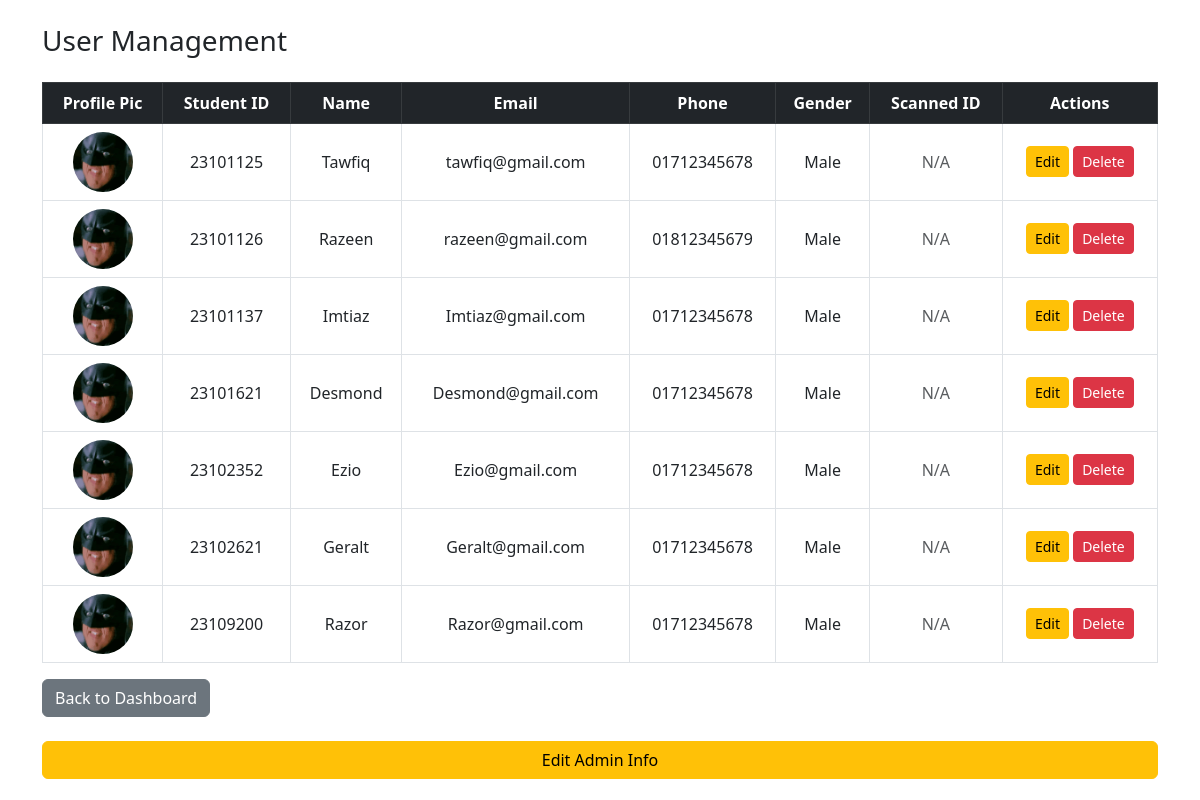
Screenshot of /backend/manage_users.php (signed in) with the database file from the repository.
### tables this page shows
CREATE TABLE User (
    Student_ID VARCHAR(20) PRIMARY KEY,
    Name VARCHAR(100) NOT NULL,
    Gsuite_Email VARCHAR(100) UNIQUE NOT NULL,
    Scanned_ID VARCHAR(255),
    Semester VARCHAR(20),
    Department VARCHAR(50),
    Thana VARCHAR(50),
    Phone_Number VARCHAR(15),  
    Password VARCHAR(100) NOT NULL,
    Address VARCHAR(255),      
    Gender VARCHAR(10),        
    Profile_Pic VARCHAR(255),  
    UserStatus VARCHAR(30) NULL DEFAULT 'Available'  
);

### backend/manage_users.php (the view, shortened to what this page needs)
<?php
include 'db_connection.php';
$users = $conn->query("SELECT * FROM User");
?>
<!DOCTYPE html>
<html>
<head>
    <link href="https://cdn.jsdelivr.net/npm/bootstrap@5.3.0/dist/css/bootstrap.min.css" rel="stylesheet">
</head>
<body>
<div class="container mt-4">
    <h3 class="mb-4">User Management</h3>
    <table class="table table-bordered table-hover align-middle">
        <thead class="table-dark text-center">
            <tr>
                <th>Profile Pic</th>
                <th>Student ID</th>
                <th>Name</th>
                <th>Email</th>
                <th>Phone</th>
                <th>Gender</th>
                <th>Scanned ID</th>
                <th>Actions</th>
            </tr>
        </thead>
        <tbody class="text-center">
            <?php while ($row = $users->fetch_assoc()): ?>
                <tr>
                    <td>
                        <?php
                        $profilePicPath = 'profile_pic/' . basename($row['Profile_Pic']);
                        if (!empty($row['Profile_Pic']) && file_exists($profilePicPath)):
                        ?>
                            <img src="<?= $profilePicPath ?>" alt="Profile" class="user-img">
                        <?php else: ?>
                            <img src="assets/default_profile.png" alt="Default" class="user-img">
                        <?php endif; ?>
                    </td>
                    <td><?= htmlspecialchars($row['Student_ID']) ?></td>
                    <td><?= htmlspecialchars($row['Name']) ?></td>
                    <td><?= htmlspecialchars($row['Gsuite_Email']) ?></td>
                    <td><?= htmlspecialchars($row['Phone_Number']) ?></td>
                    <td><?= htmlspecialchars($row['Gender']) ?></td>
                    <td>
                        <?php
                        $scannedIDPath = 'uploads/' . basename($row['Scanned_ID']);
                        if (!empty($row['Scanned_ID']) && file_exists($scannedIDPath)):
                        ?>
                            <a href="<?= $scannedIDPath ?>" target="_blank">
                                <img src="<?= $scannedIDPath ?>" alt="Scanned ID" class="scanned-id-img">
                            </a>
                        <?php else: ?>
                            <span class="text-muted">N/A</span>
                        <?php endif; ?>
                    </td>
                    <td>
                        <a href="edit_user.php?id=<?= urlencode($row['Student_ID']) ?>" class="btn btn-sm btn-warning">Edit</a>
                        <a href="delete_user.php?id=<?= urlencode($row['Student_ID']) ?>" class="btn btn-sm btn-danger" onclick="return confirm('Delete this user?')">Delete</a>
                    </td>
                </tr>
            <?php endwhile; ?>
        </tbody>
    </table>
    <div><a href="admin_index.php" class="btn btn-secondary">Back to Dashboard</a></div>
    <br>
    <div><a href="edit_admin.php" class="btn btn-warning w-100 mb-3">Edit Admin Info</a></div>
</div>
</body>
</html>

### backend/manage_users.php (style rules this page uses)
.user-img { width: 60px; height: 60px; object-fit: cover; border-radius: 50%; }

### rows the page displays
user: Student_ID "23101125", Name "Tawfiq", Gsuite_Email "tawfiq@gmail.com", Phone_Number "01712345678", Gender "Male", shows "N/A"
user: Student_ID "23101126", Name "Razeen", Gsuite_Email "razeen@gmail.com", Phone_Number "01812345679", Gender "Male", shows "N/A"
user: Student_ID "23101137", Name "Imtiaz", Gsuite_Email "Imtiaz@gmail.com", Phone_Number "01712345678", Gender "Male", shows "N/A"
user: Student_ID "23101621", Name "Desmond", Gsuite_Email "Desmond@gmail.com", Phone_Number "01712345678", Gender "Male", shows "N/A"
user: Student_ID "23102352", Name "Ezio", Gsuite_Email "Ezio@gmail.com", Phone_Number "01712345678", Gender "Male", shows "N/A"
user: Student_ID "23102621", Name "Geralt", Gsuite_Email "Geralt@gmail.com", Phone_Number "01712345678", Gender "Male", shows "N/A"
user: Student_ID "23109200", Name "Razor", Gsuite_Email "Razor@gmail.com", Phone_Number "01712345678", Gender "Male", shows "N/A"
